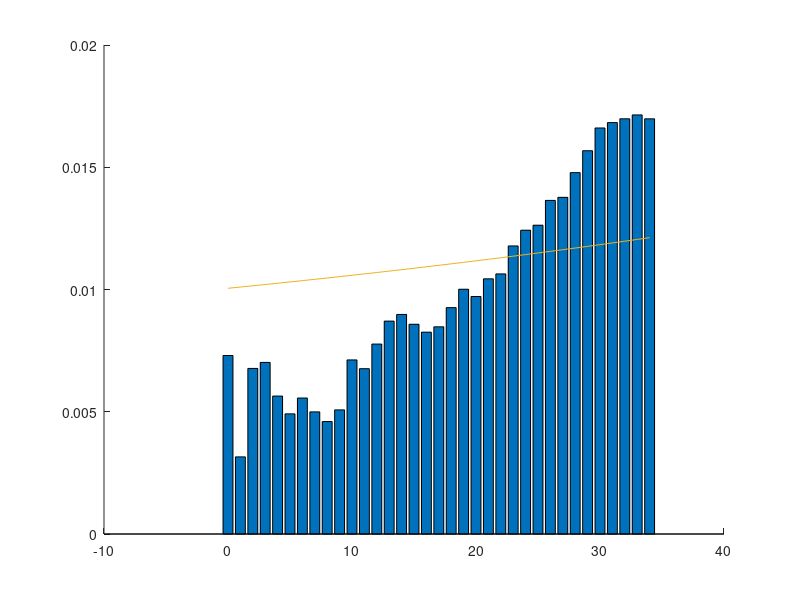

Reproduce this figure in MATLAB. (Note: this script raises an error after producing the figure.)
% The script loads the csv files that have been created with the
% fig_Probabilities\fig_DistancesNormalizedByDelta.m script
% it then calculates and plots as histograms the probabilities P(O|R)
% for a specific value of the target Op

clear;
clc;

Op = 35;
R_values = load("data_R.csv");
O_values = load("data_O.csv");

jj = 1;

for r=0:(Op-1)
    c = 0;
    for ii=1:size(R_values,1)
        % if (r-0.5)<=R_values(ii) && (R_values(ii)<(r+0.5))
        if (R_values(ii)<(r+0.5))
            data(jj,r+1) = O_values(ii);            
            jj=jj+1;
        end
    end    
    column_data = data(:,r+1);
    not_zero_data = column_data>0;
    N = size(column_data(not_zero_data),1);
    for kk=1:N
        if (Op-0.5)<=column_data(kk) && (column_data(kk)<(Op+0.5))
        % if (column_data(kk)<(Op+0.5))
            c = c+1;
        end
    end
    prob(r+1,1)=c/N;
    jj = 1;
end

x1 = linspace(0,Op-1,Op);

hold on 

bar(x1, prob);


% % Probability for Op=o given R=r
% y1 = (1./(100-x1));

% % Probability for Op<=o given R=r
% y1 = ((Op-x1)./(100-x1));

% Probability for Op=o given R<=r
y1 = (2./(2*100-x1-1));

% % Probability for Op<=o given R<=r
% y1 = (2*Op-x1-1)./(2*100-x1-1);

p = plot(x1,y1,'Color','#EDB120');
p.LineWidth = 1.5;

x2 = Op-1;
xline(x2,'--','Color','#D95319');

% xticks(Op-1)
% xticklabels({sprintf('$x=%d$', Op-1)})
% xaxisproperties= get(gca, 'XAxis');
% xaxisproperties.TickLabelInterpreter = 'latex';

% xline(x2,'--','Color','#D95319','Label',{sprintf('${O_{p}-1}=%d$', x2)},'FontSize',12,'Interpreter','latex','LabelHorizontalAlignment','center', 'LabelVerticalAlignment','top');

% x3 = 100;
% xline(x3,'--','Color','#77AC30','Label',{sprintf('$\\delta=%d$',x3)},'FontSize',12,'Interpreter','latex','LabelHorizontalAlignment','center', 'LabelVerticalAlignment','middle');

hold off
grid on
axis([-1 100 0 1])
xlabel('Random Point');
ylabel('Probability');
legend('Sample Data','Fitted Probability','${R_i}$ Upper Limit','Location','northeast','Interpreter','latex')
% legend('Sample Data','Fitted Probability','Upper Limit for {I_r}','Upper Bound','Location','northeast','NumColumns',2)